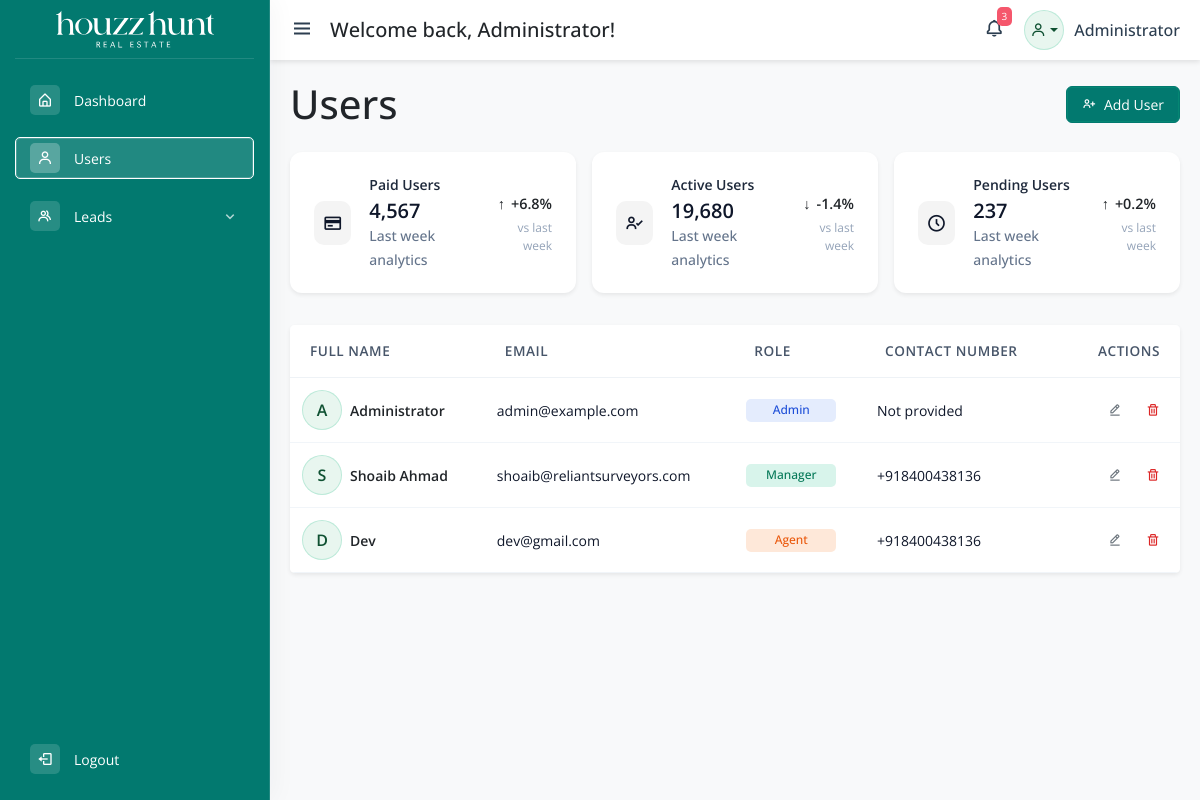
Screenshot of /users.php (signed in) with the database file from the repository.
### tables this page shows
CREATE TABLE `users` (
  `id` int(10) UNSIGNED NOT NULL,
  `full_name` varchar(255) NOT NULL,
  `email` varchar(255) NOT NULL,
  `password_hash` varchar(255) NOT NULL DEFAULT '',
  `contact_number` varchar(30) DEFAULT NULL,
  `role` enum('admin','manager','agent') NOT NULL DEFAULT 'agent',
  `created_at` timestamp NOT NULL DEFAULT current_timestamp(),
  `updated_at` timestamp NOT NULL DEFAULT current_timestamp() ON UPDATE current_timestamp()
);

### users.php (the view, shortened to what this page needs)
<?php
require_once __DIR__ . '/includes/config.php';
$users = [];
$result = $mysqli->query('SELECT id, full_name, email, contact_number, role FROM users ORDER BY id ASC');
if ($result) {
    while ($row = $result->fetch_assoc()) {
        $users[] = $row;
    }
}
?>
<?php include 'includes/common-header.php'; ?>
<div id="adminPanel">
    <?php include 'includes/sidebar.php'; ?>
    <?php include 'includes/topbar.php'; ?>
    <main class="main-content">
        <div class="d-flex justify-content-between align-items-center mb-4">
            <h1 class="mb-0">Users</h1>
            <button type="button" class="btn btn-primary" data-bs-toggle="modal" data-bs-target="#addUserModal">
                <i class="bx bx-user-plus me-1"></i> Add User
            </button>
        </div>
        <div class="row g-3 user-stats">
            <div class="col-12 col-md-6 col-xl-4">
                <div class="stats-card">
                    <div class="stats-card-icon paid">
                        <i class="bx bx-credit-card"></i>
                    </div>
                    <div class="stats-card-body">
                        <span class="stats-label">Paid Users</span>
                        <h2 class="mb-0">4,567</h2>
                        <span class="stats-subtitle">Last week analytics</span>
                    </div>
                    <div class="stats-card-footer">
                        <span class="trend trend-up">+6.8%</span>
                        <span class="comparison">vs last week</span>
                    </div>
                </div>
            </div>
            <div class="col-12 col-md-6 col-xl-4">
                <div class="stats-card">
                    <div class="stats-card-icon active">
                        <i class="bx bx-user-check"></i>
                    </div>
                    <div class="stats-card-body">
                        <span class="stats-label">Active Users</span>
                        <h2 class="mb-0">19,680</h2>
                        <span class="stats-subtitle">Last week analytics</span>
                    </div>
                    <div class="stats-card-footer">
                        <span class="trend trend-down">-1.4%</span>
                        <span class="comparison">vs last week</span>
                    </div>
                </div>
            </div>
            <div class="col-12 col-md-6 col-xl-4">
                <div class="stats-card">
                    <div class="stats-card-icon pending">
                        <i class="bx bx-time-five"></i>
                    </div>
                    <div class="stats-card-body">
                        <span class="stats-label">Pending Users</span>
                        <h2 class="mb-0">237</h2>
                        <span class="stats-subtitle">Last week analytics</span>
                    </div>
                    <div class="stats-card-footer">
                        <span class="trend trend-up">+0.2%</span>
                        <span class="comparison">vs last week</span>
                    </div>
                </div>
            </div>
        </div>
        <div class="card shadow-sm users-card">
            <div class="card-body p-0">
                <div class="table-responsive">
                    <table class="table users-table align-middle mb-0">
                        <thead>
                            <tr>
                                <th scope="col">Full Name</th>
                                <th scope="col">Email</th>
                                <th scope="col">Role</th>
                                <th scope="col">Contact Number</th>
                                <th scope="col" class="text-end">Actions</th>
                            </tr>
                        </thead>
                        <tbody>
                            <?php if (count($users) === 0): ?>
                                <tr>
                                    <td colspan="5" class="text-center text-muted py-4">No users found. Add your first user to get started.</td>
                                </tr>
                            <?php else: ?>
                                <?php foreach ($users as $user): ?>
                                    <tr>
                                        <td>
                                            <?php
                                                $name = trim($user['full_name']);
                                                $initial = '?';
                                                if ($name !== '') {
                                                    if (function_exists('mb_substr')) {
                                                        $initial = mb_substr($name, 0, 1, 'UTF-8');
                                                    } else {
                                                        $initial = substr($name, 0, 1);
                                                    }
                                                }
                                                $initial = strtoupper($initial ?: '?');
                                            ?>
                                            <div class="d-flex align-items-center gap-2">
                                                <div class="user-avatar">
                                                    <span><?php echo htmlspecialchars($initial); ?></span>
                                                </div>
                                                <div>
                                                    <div class="fw-semibold text-dark"><?php echo htmlspecialchars($user['full_name']); ?></div>
                                                </div>
                                            </div>
                                        </td>
                                        <td>
                                            <a href="mailto:<?php echo htmlspecialchars($user['email']); ?>" class="text-decoration-none"><?php echo htmlspecialchars($user['email']); ?></a>
                                        </td>
                                        <td>
                                            <?php
                                                $roleClass = [
                                                    'admin' => 'badge-role-admin',
                                                    'manager' => 'badge-role-manager',
                                                    'agent' => 'badge-role-agent'
                                                ][$user['role']] ?? 'badge-role-default';
                                            ?>
                                            <span class="badge <?php echo $roleClass; ?>">
                                                <?php echo htmlspecialchars(ucfirst($user['role'])); ?>
                                            </span>
                                        </td>
                                        <td>
                                            <?php if (!empty($user['contact_number'])): ?>
                                                <span class=""><?php echo htmlspecialchars($user['contact_number']); ?></span>
                                            <?php else: ?>
                                                <span class="">Not provided</span>
                                            <?php endif; ?>
                                        </td>
                                        <td class="text-end">
                                            <div class="d-flex justify-content-end gap-2">
                                                <button type="button" class="btn btn-sm btn-outline-secondary" title="Edit" data-bs-toggle="modal" data-bs-target="#editUserModal<?php echo $user['id']; ?>">
                                                    <i class="bx bx-edit-alt"></i>
                                                </button>
                                                <form method="post" onsubmit="return confirm('Are you sure you want to delete this user?');">
                                                    <button type="submit" class="btn btn-sm btn-outline-danger" title="Delete">
                                                        <i class="bx bx-trash"></i>
                                                    </button>
                                                </form>
                                            </div>
                                        </td>
                                    </tr>
                                <?php endforeach; ?>
                            <?php endif; ?>
                        </tbody>
                    </table>
                </div>
            </div>
        </div>
    </main>
</div>
<?php include 'includes/common-footer.php'; ?>

### includes/common-header.php (shortened to what this page needs)
<!DOCTYPE html>
<html lang="hi">
<head>
    <link href="https://cdnjs.cloudflare.com/ajax/libs/bootstrap/5.3.0/css/bootstrap.min.css" rel="stylesheet">
    <link rel="stylesheet" href="https://cdn.jsdelivr.net/npm/bootstrap-icons@1.11.3/font/bootstrap-icons.min.css">
    <link href="https://unpkg.com/boxicons@2.1.4/css/boxicons.min.css" rel="stylesheet">
    <link href="assets/css/style.css" rel="stylesheet">
    <link rel="stylesheet" href="https://cdn.jsdelivr.net/npm/choices.js/public/assets/styles/choices.min.css">
</head>
<body>

### includes/sidebar.php (shortened to what this page needs)
<aside class="sidebar" id="sidebar">
    <div class="sidebar-brand">
        <a href="index.php"> <img src="assets/images/logo/green-logo.svg" alt=""></a>
    </div>
    <nav class="sidebar-nav">
        <ul class="sidebar-menu">
            <li>
                <a href="index.php" class="sidebar-link">
                    <span class="sidebar-icon"><i class="bx bx-home-alt"></i></span>
                    <span class="sidebar-text">Dashboard</span>
                </a>
            </li>
            <li>
                <a href="users.php" class="sidebar-link">
                    <span class="sidebar-icon"><i class="bx bx-user"></i></span>
                    <span class="sidebar-text">Users</span>
                </a>
            </li>
            <li class="sidebar-dropdown">
                <button type="button" class="sidebar-link sidebar-dropdown-toggle">
                    <span class="sidebar-icon"><i class="bx bx-group"></i></span>
                    <span class="sidebar-text">Leads</span>
                    <i class="bx bx-chevron-down sidebar-dropdown-arrow"></i>
                </button>
            </li>
            <li class="sidebar-logout mt-auto">
                <a href="logout.php" class="sidebar-link" onclick="return confirm('Are you sure you want to logout?')">
                    <span class="sidebar-icon"><i class="bx bx-log-out"></i></span>
                    <span class="sidebar-text">Logout</span>
                </a>
            </li>
        </ul>
    </nav>
</aside>

### includes/topbar.php (shortened to what this page needs)
<?php $displayName = $_SESSION['username'] ?? 'User'; ?>
<header class="topbar">
    <div class="topbar-left">
        <button class="toggle-btn" onclick="toggleSidebar()">
            <i class="bx bx-menu"></i>
        </button>
        <h5 class="mb-0 ms-3">Welcome back, <?php echo htmlspecialchars($displayName); ?>!</h5>
    </div>
    <div class="topbar-right">
        <div class="notification-icon">
            <i class="bx bx-bell"></i>
            <span class="badge-notification">3</span>
        </div>
        <div class="user-profile dropdown">
            <div class="user-avatar dropdown-toggle" data-bs-toggle="dropdown" aria-expanded="false" aria-label="Open user menu">
                <i class="bx bx-user" aria-hidden="true"></i>
            </div>
            <span class="user-name"><?php echo htmlspecialchars(ucfirst($displayName)); ?></span>
        </div>
    </div>
</header>

### includes/common-footer.php (shortened to what this page needs)
</body>
</html>

### rows the page displays
users: full_name "A", full_name "Administrator", email "admin@example.com", role "Admin", shows "Not provided"
users: full_name "S", full_name "Shoaib Ahmad", email "shoaib@reliantsurveyors.com", role "Manager", contact_number "+918400438136"
users: full_name "D", full_name "Dev", email "dev@gmail.com", role "Agent", contact_number "+918400438136"

### other values shown
$displayName "Administrator"
